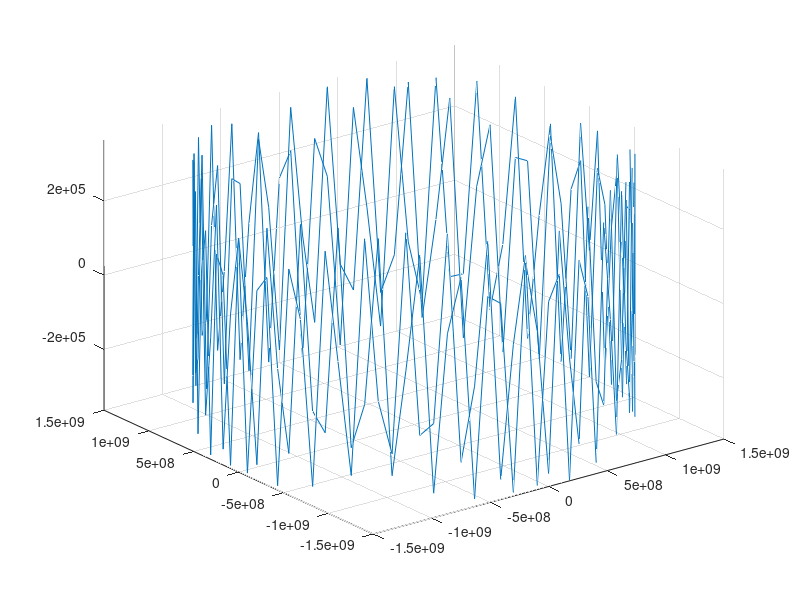

Here is the MATLAB script that generated this plot:
t = -1:0.01:1;
R = 1.5 * 10^9;
r = 4 * 10^5;
eta = 5.14;
p = 365.24;

phi =  2 * pi * t;
theta = 2 * pi * t * p;

x = R * cos(phi) + r * cos(theta) * cos(eta);
y = R * sin(phi) + r * sin(theta);
z = r * cos(theta) * sin(eta);

figure();
plot3(x,y,z);
axis tight; grid on;